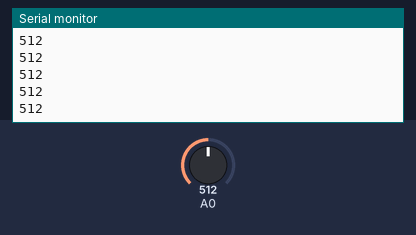
Recording of a sketch running on a simulated Arduino Uno, built with avr-gcc and run on an emulated ATmega328P. On the bench: the last lines printed to the serial monitor. The test bench sets the inputs (shaded band); at power-on: A0 = 512.

Above: at 1.2 s.
1.3 s: A0 set to 716
At 2.1 s:
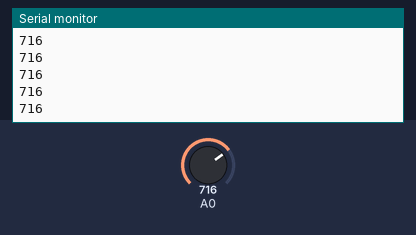
2.8 s: A0 set to 900
At 3.5 s:
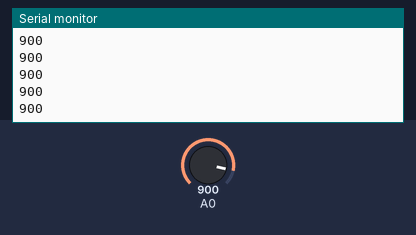
Timing chart, 0 to 5.8 s (numbered marks = the images above; inputs shaded):
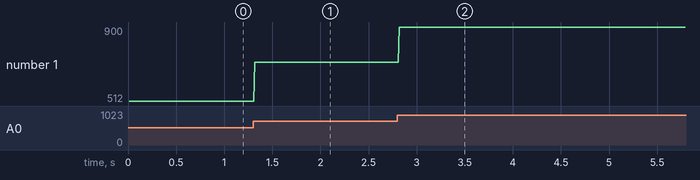

The sketch:

LDR_Read.ino
```cpp
void setup() {
  pinMode(A0, INPUT);
  Serial.begin(9600);
}

void loop() {
  int ldr = analogRead(A0);

  delay(10);
  Serial.println(ldr);
}
```

Measured:
- after the input at 1.3 s, the serial monitor: prints a new line at once (image 1)
- after the input at 2.8 s, the serial monitor: prints a new line at once (image 2)
- plotted number 1: 512 → 716 after the input at 1.3 s, 716 → 900 after the input at 2.8 s
